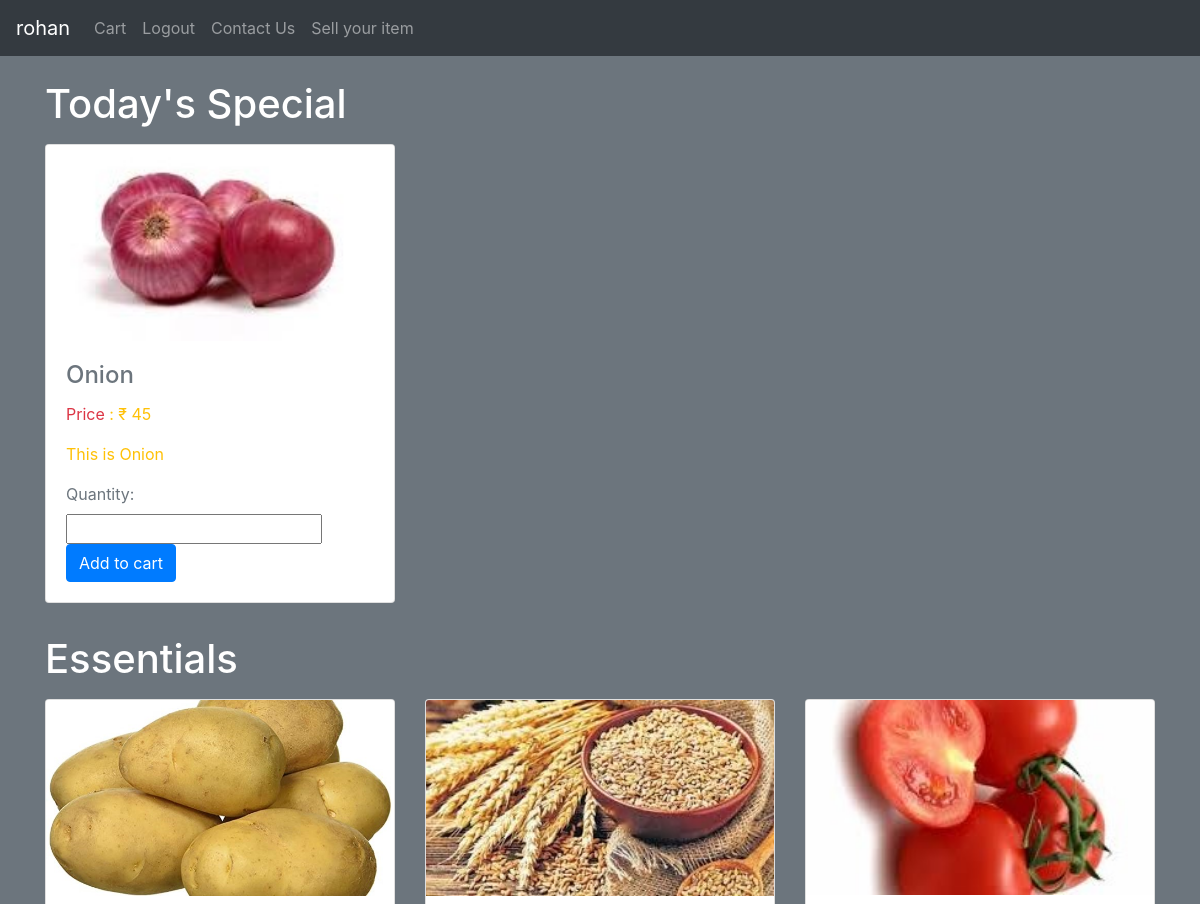
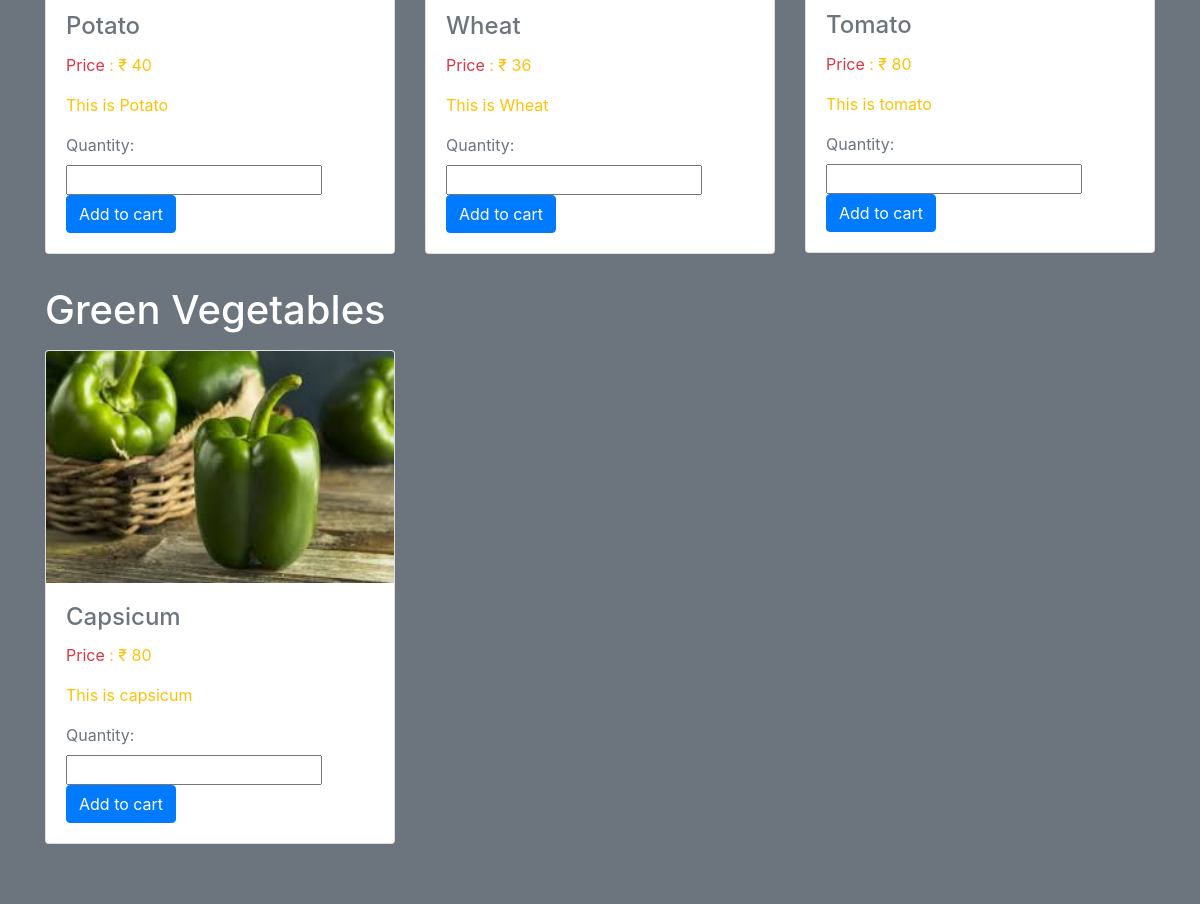
The app's page / (signed in) with its own data (2 pictures, top to bottom).
### kisan/models.py (models this page shows)
class Thing(models.Model):
    CHOICES = [
        ('Essentials', 'Essentials'),
        ('Green Vegetables', 'Green Vegetables'),
        ("Today's Special", "Today's Special"),
    ]
    name=models.CharField(max_length=100)
    desc=models.TextField(max_length=1000)
    price=models.IntegerField()
    number=models.IntegerField()
    image=models.ImageField(upload_to='static/images')
    category=models.CharField(choices=CHOICES,default="Essentials",max_length=20)

### kisan/views.py (the view)
# urls.py: 2. Add a URL to urlpatterns:  path('', views.home, name='home')
def home(request):
    if request.method=="POST":
        fm=Detail_itemForm(request.POST)
        reg=Detail_item(name=request.user,quantity=request.POST['quantity'],vege=request.POST['vege'],price=request.POST['price'])
        reg.save()
    fm=Detail_itemForm()
    obj=Thing.objects.all()
    objg=Thing.objects.filter(category="Green Vegetables")
    obje=Thing.objects.filter(category="Essentials")
    objs=Thing.objects.filter(category="Today's Special")
    return render(request,'kisan/home.html',{'objg':objg,'obje':obje,'objs':objs,'form':fm})

### kisan/forms.py
class Detail_itemForm(forms.ModelForm):
    class Meta:
        model=Detail_item
        fields='__all__'

### kisan/templates/kisan/home.html (shortened to what this page needs)
{% extends 'kisan/base.html' %}
{% load static %}
{% block body %}
<div class="container my-4">
 {% if objs or obje or objg %}
  {% if objs %}
<h1>Today's Special</h1>
    <div id="multi-item-example" class="carousel slide carousel-multi-item" data-ride="carousel">
      <div class="carousel-inner" role="listbox">
        <div class="carousel-item active">
          <div class="row">
          {% for i in objs %}
            <div class="col-md-4">
              <div class="card mb-2">
                <img class="card-img-top" src="{{i.image}}">
                <div class="card-body">
                  <h4 class="card-title text-secondary">{{i.name}}</h4>
                  <p class="card-text text-warning"><span class="text-danger">Price </span> : ₹ {{i.price}}</p>
                  <p class="card-text text-warning">{{i.desc}}</p>
                  {% if request.user.is_authenticated %}
                  <form method="POST" class="text-secondary">
                      {% for i in form %}
                        {% if i.id_for_label == 'id_quantity' %}
                          {{i.label_tag}} {{i}} {{i.errors|striptags}}
                        {% endif %}
                    {% endfor %}
                  <input type="Submit" value="Add to cart" class="btn btn-primary">
                    {% endif %}
                  </form>
                </div>
              </div>
            </div>
        {% endfor %}
{% endif %}
            <div class="container my-4">
              {% if obje %}
              <h1>Essentials</h1>
    <div class="carousel slide carousel-multi-item" data-ride="carousel">
      <div class="carousel-inner" role="listbox">
        <div class="carousel-item active">
          <div class="row">
          {% for i in obje %}
            <div class="col-md-4">
              <div class="card mb-2">
                <img class="card-img-top" src="{{i.image}}">
                <div class="card-body">
                  <h4 class="card-title text-secondary">{{i.name}}</h4>
                  <p class="card-text text-warning"><span class="text-danger">Price </span> : ₹ {{i.price}}</p>
                  <p class="card-text text-warning">{{i.desc}}</p>
                  {% if request.user.is_authenticated %}
                      <form method="POST" class="text-secondary">
                      {% for i in form %}
                        {% if i.id_for_label == 'id_quantity' %}
                          {{i.label_tag}} {{i}} {{i.errors|striptags}}
                        {% endif %}
                    {% endfor %}
                  <input type="Submit" value="Add to cart" class="btn btn-primary">
                  {% endif %}
                      </form>
                </div>
              </div>
            </div>
        {% endfor %}
            {% endif %}
            <div class="container my-4">
              {% if objg %}
<h1>Green Vegetables</h1>
    <div class="carousel slide carousel-multi-item" data-ride="carousel">
      <div class="carousel-inner" role="listbox">
        <div class="carousel-item active">
          <div class="row">
          {% for i in objg %}
            <div class="col-md-4">
              <div class="card mb-2">
                <img class="card-img-top" src="{{i.image}}">
                <div class="card-body">
                  <h4 class="card-title text-secondary">{{i.name}}</h4>
                  <p class="card-text text-warning"><span class="text-danger">Price </span> : ₹ {{i.price}}</p>
                  <p class="card-text text-warning">{{i.desc}}</p>
                  {% if request.user.is_authenticated %}
                      <form method="POST" class="text-secondary">
                      {% for j in form %}
                        {% if j.id_for_label == 'id_quantity' %}
                          {{j.label_tag}} {{j}} {{j.errors|striptags}}
                        {% endif %}
                    {% endfor %}
                  <input type="Submit" value="Add to cart" class="btn btn-primary">
                  {% endif %}
                      </form>
                </div>
              </div>
            </div>
        {% endfor %}
{% endif %}
{% else %}
            <h1 class="alert alert-warning text-warning bg-danger" align="center">We don't have any entry in our database. To sell your product <a href="{% url 'sell'%}">Click here</a></h1>
   {% endif %}
{% endblock body %}

### kisan/templates/kisan/navbar.html (shortened to what this page needs)
<nav class="navbar navbar-expand-lg navbar-dark bg-dark">
  {% if request.user.is_authenticated %}
  <a class="navbar-brand" href="{% url 'home' %}">{{request.user.username}}</a>
  {% else %}
  <a class="navbar-brand" href="{% url 'home' %}">Guest</a>
  {% endif %}
  <div class="collapse navbar-collapse" id="navbarSupportedContent">
    <ul class="navbar-nav mr-auto">
        {% if request.user.is_authenticated %}
      <li class="nav-item">
        <a class="nav-link" href="{% url 'cart' %}">Cart </a>
      </li>
      <li class="nav-item">
        <a class="nav-link" href="{% url 'logout' %}">Logout </a>
      </li>
      {% endif %}
           <li class="nav-item">
        <a class="nav-link" href="{% url 'contact' %}">Contact Us </a>
      </li>
        <li class="nav-item">
            <a class="nav-link" href="{% url 'sell' %}">Sell your item </a>
      </li>
    </ul>
  </div>
</nav>

### records on screen
Thing: image (picture), name "Onion", price "45", desc "This is Onion", label_tag "Quantity:"
Thing: image (picture), name "Potato", price "40", desc "This is Potato", label_tag "Quantity:"
Thing: image (picture), name "Wheat", price "36", desc "This is Wheat", label_tag "Quantity:"
Thing: image (picture), name "Tomato", price "80", desc "This is tomato", label_tag "Quantity:"
Thing: image (picture), name "Capsicum", price "80", desc "This is capsicum", label_tag "Quantity:"

### other values on screen
{{ request.user.username }} "rohan"
